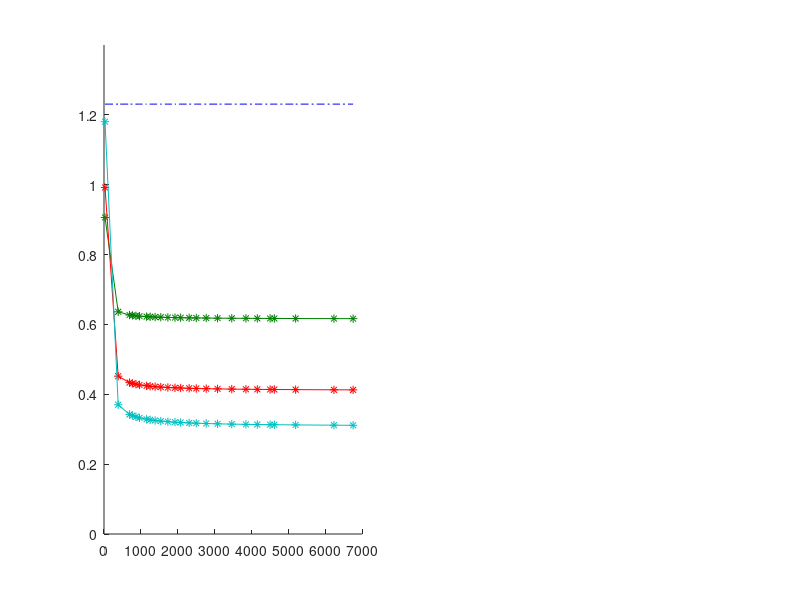
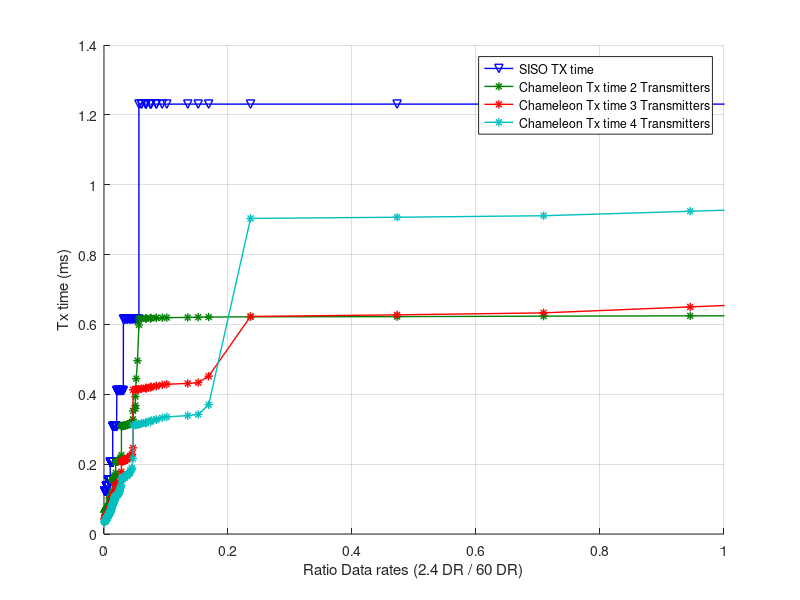

The MATLAB source for these figures, in order: (Note: this script raises an error after producing the figures.)
% Copyright Adriana Flores
% Top Function file for Performance Evaluation: Total Air time

close all
clear
clc

% Rates 60
ControlPHY=[27.5]; % Mbps
SCrates=[385 770 962.5 1155 1251.25 1540 1925 2310 2502.5 3080 3850 4620]; % Mbps
OFDMrates=[693.00 866.25 1386.00 1732.50 2079.00 2772.00 3465.00 4158.00 4504.50 5197.50 6237.00 6756.75]; % OFDM 60 rates Mbps
Rates60=[ControlPHY SCrates OFDMrates]; % ALL RATES 802.11ad
Rates60=sort(Rates60);

% Rates 2.4
Rates11n_20_800=[6.5 13 19.5 26 39 52 58.5 65]; % SISO RATES 11n 20 Mhz 800ns
Rates11n_40_800=[13.5 27 40.5 54 81 108 121.5 135]; % SISO RATES 11n 20 Mhz 400ns
Rates11n_20_400=[7.2 14.4 21.7 28.9 43.3 57.8 65 72.2]; % SISO RATES 11n 40 Mhz 800ns
Rates11n_40_400=[15 30 45 60 90 120 135 150]; % SISO RATES 11n 40 Mhz 400ns

% Rates11n1SS=[Rates11n_20_800 Rates11n_40_800 Rates11n_20_400 Rates11n_40_400]; % all rates 802.11n 1SS
Rates11n1SS=[Rates11n_20_800]; % all rates 802.11n 1SS

Rates11n1SS=sort(Rates11n1SS);


% packet size
X = 1000*8 ;%packet size in bits

%Knobs for lines
% M= 4; % num tx

for M=2:4
	for DR24ind = 1:length(Rates11n1SS) % 2.4 Rate
		for DR60ind=1:length(Rates60) % 60 Rate
			
			DR60 = Rates60(DR60ind)*1e6; % bits per sec
			DR24 = Rates11n1SS(DR24ind)*1e6; %bits per sec
			
			t_today(DR60ind,DR24ind)=X/DR24; % seconds
			t_DSSM(DR60ind,DR24ind)= ((M-1)*(X/DR60)) + ((X/M)/DR24); % seconds
			Ratio_Rates(DR60ind,DR24ind)=DR24/DR60; % ratio 2.4 /60
			
		end%60 rates
	end %2.4 rates

	% Flatten arrays 
	Ratio_all=reshape(Ratio_Rates, [size(Ratio_Rates,1)*size(Ratio_Rates,2)],1); % reshape to 1 x all array
	t_today_all=reshape(t_today, [size(t_today,1)*size(t_today,2)],1); % reshape to 1 x all array
	t_DSSM_all=reshape(t_DSSM, [size(t_DSSM,1)*size(t_DSSM,2)],1); % reshape to 1 x all array

	% Join all data to sort by Ratio
	ALL_Data=[Ratio_all t_today_all t_DSSM_all]; % Ratio %today %cham 3 columns
	Sorted_ALL_Data{M}=sort(ALL_Data,1);

	%all saved as array
	t_today_allMat{M}=t_today./1e-3;
	t_DSSM_allMat{M}=t_DSSM./1e-3;
end % Num Tx

colororder = [
    0.00  0.00  1.00
    0.00  0.50  0.00
    1.00  0.00  0.00
    0.00  0.75  0.75
    0.75  0.00  0.75
    0.75  0.75  0.00
    0.25  0.25  0.25
    0.75  0.25  0.25
    0.95  0.95  0.00
    0.25  0.25  0.75
    0.75  0.75  0.75
    0.00  1.00  0.00
    0.76  0.57  0.17
    0.54  0.63  0.22
    0.34  0.57  0.92
    1.00  0.10  0.60
    0.88  0.75  0.73
    0.10  0.49  0.47
    0.66  0.34  0.65
    0.99  0.41  0.23
    ];

figure(2); clf;
hold on
legstr{1}=['SISO TX time'];
Xdata=Sorted_ALL_Data{2}(:,1);
Y24=Sorted_ALL_Data{2}(:,2)./1e-3;
plot(Xdata,Y24,'v-','LineWidth',1,'Color', colororder(1,:))

for M=2:4
Xdata=Sorted_ALL_Data{M}(:,1);
Y60=Sorted_ALL_Data{M}(:,3)./1e-3;
plot(Xdata,Y60,'*-','LineWidth',1, 'Color', colororder(M,:))
legstr{M}=['Chameleon Tx time ' num2str(M) ' Transmitters'];
end

xlabel('Ratio Data rates (2.4 DR / 60 DR)')
ylabel('Tx time (ms)')
grid on
xlim([0 1])
legend(legstr,'Location','Best')


% PLOT FOR PAPER
TxTime=figure(1); clf;
%WORST 2.4
ax2=subplot(1,2,1)
sel24=1;
hold on
plot(Rates60',t_today_allMat{2}(:,sel24),'-.','Color', colororder(1,:))
for M=2:4
plot(Rates60, t_DSSM_allMat{M}(:,sel24),'*-','Color', colororder(M,:))
end
% ylim([0 max(t_today_allMat{2}(:,sel24))+0.1])
ylim([0 1.4])
xlim([0 7000])
xlabel('60 GHz Data Rate (Mbps)''FontSize',14)
ylabel('Tx time (ms)''FontSize',14)
legend(legstr,'Location','Northeast''FontSize',14)
title(['Worst 2.4 GHz SISO Rate ' num2str(Rates11n1SS(sel24)) ' Mbps'])
grid on

%BEST
ax1=subplot(1,2,2)
sel24=length(Rates11n1SS);
hold on
plot(Rates60',t_today_allMat{2}(:,sel24),'-.','Color', colororder(1,:))
for M=2:4
plot(Rates60, t_DSSM_allMat{M}(:,sel24),'*-','Color', colororder(M,:))
end
xlabel('60 GHz Data Rate (Mbps)','FontSize',14)
ylabel('Tx time (ms)')
legend(legstr,'Location','Northeast','FontSize',14)
grid on
title(['Best 2.4 GHz SISO Rate ' num2str(Rates11n1SS(sel24)) ' Mbps'])
linkaxes([ax2,ax1],'xy')

% mySaveAs(TxTime,'Plots/TxTime',10,7);
